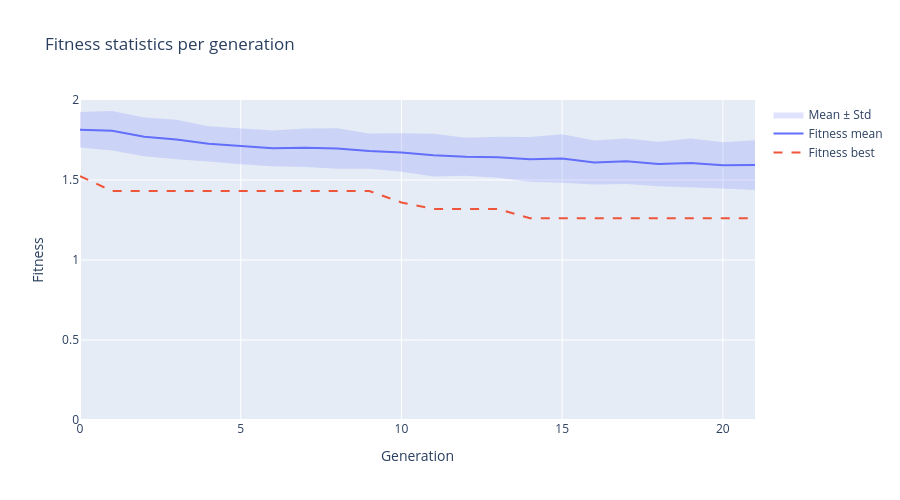

Notebook cell for this chart:
### Code cell
get_fitness_per_df(data, y_min=0)

### Figure 1 — Plotly figure (JSON) as saved in the notebook; plotly's stock layout.template omitted (floating-point values rounded to 4 significant figures)
{"data": [{"fill": "toself", "fillcolor": "rgba(99, 110, 250, 0.2)", "hoverinfo": "skip", "line": {"color": "rgba(255,255,255,0)"}, "name": "Mean ± Std", "type": "scatter", "x": [0, 1, 2, 3, 4, 5, 6, 7, 8, 9, 10, 11, 12, 13, 14, 15, 16, 17, 18, 19, 20, 21, 21, 20, 19, 18, 17, 16, 15, 14, 13, 12, 11, 10, 9, 8, 7, 6, 5, 4, 3, 2, 1, 0], "y": [1.925, 1.932, 1.891, 1.877, 1.837, 1.824, 1.81, 1.821, 1.824, 1.791, 1.793, 1.789, 1.765, 1.771, 1.769, 1.786, 1.747, 1.76, 1.739, 1.76, 1.736, 1.749, 1.437, 1.447, 1.453, 1.46, 1.475, 1.472, 1.483, 1.489, 1.514, 1.527, 1.522, 1.551, 1.57, 1.571, 1.581, 1.586, 1.598, 1.616, 1.629, 1.649, 1.684, 1.704]}, {"line": {"color": "rgba(99, 110, 250, 1.0)", "width": 2}, "mode": "lines", "name": "Fitness mean", "type": "scatter", "x": [0, 1, 2, 3, 4, 5, 6, 7, 8, 9, 10, 11, 12, 13, 14, 15, 16, 17, 18, 19, 20, 21], "y": [1.814, 1.808, 1.77, 1.753, 1.727, 1.711, 1.698, 1.701, 1.697, 1.681, 1.672, 1.655, 1.646, 1.642, 1.629, 1.635, 1.609, 1.617, 1.6, 1.607, 1.592, 1.593]}, {"line": {"color": "rgba(239, 85, 59, 1.0)", "dash": "dash", "width": 2}, "mode": "lines", "name": "Fitness best", "type": "scatter", "x": [0, 1, 2, 3, 4, 5, 6, 7, 8, 9, 10, 11, 12, 13, 14, 15, 16, 17, 18, 19, 20, 21], "y": [1.524, 1.431, 1.431, 1.431, 1.431, 1.431, 1.431, 1.431, 1.431, 1.431, 1.36, 1.319, 1.319, 1.319, 1.261, 1.261, 1.261, 1.261, 1.261, 1.261, 1.261, 1.261]}], "layout": {"height": 500, "hovermode": "x unified", "title": {"text": "Fitness statistics per generation"}, "width": 900, "xaxis": {"title": {"text": "Generation"}}, "yaxis": {"range": [0, 2], "title": {"text": "Fitness"}}}}
